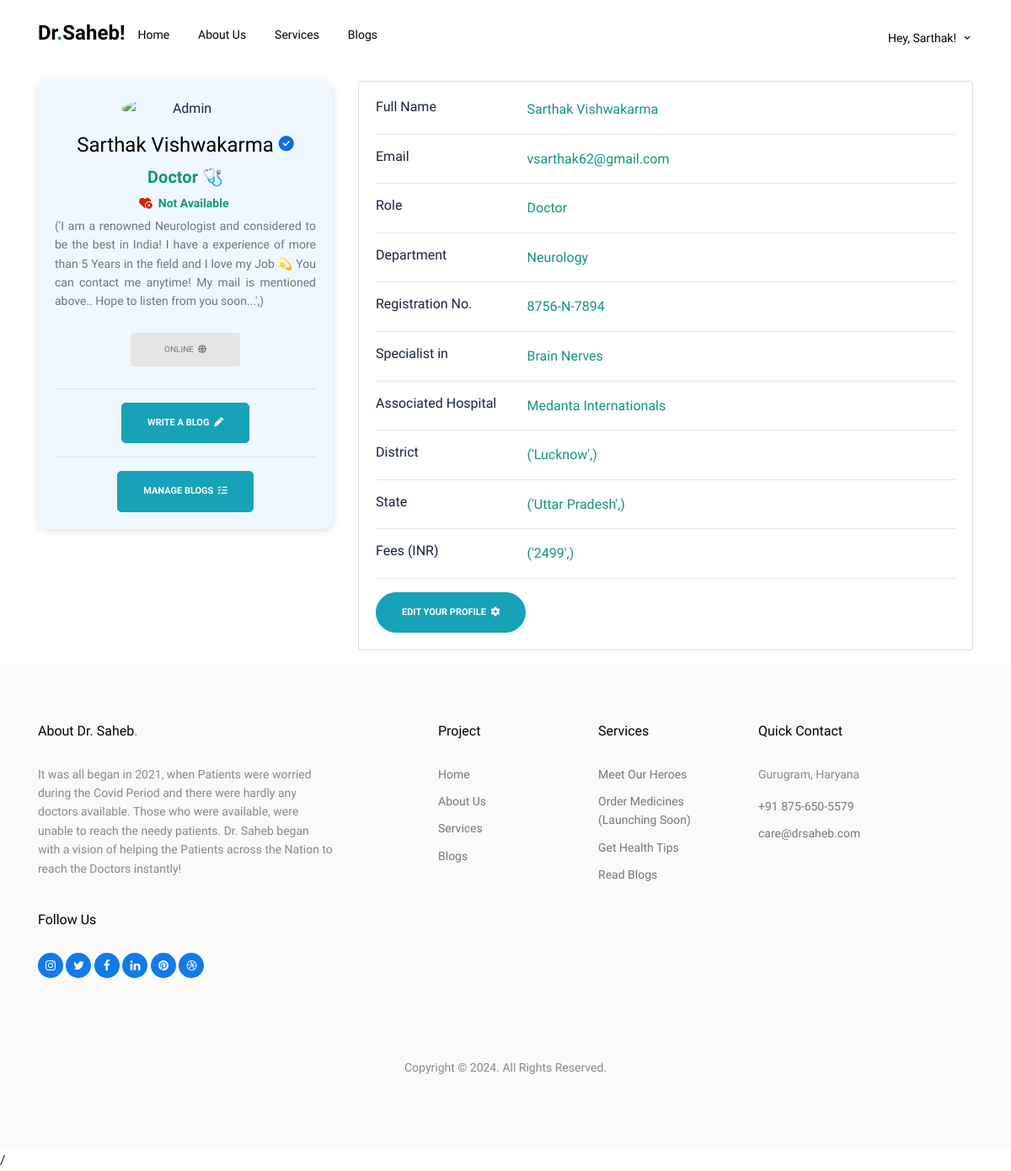
The app's page /profile/vsarthak62 (signed in), older data.
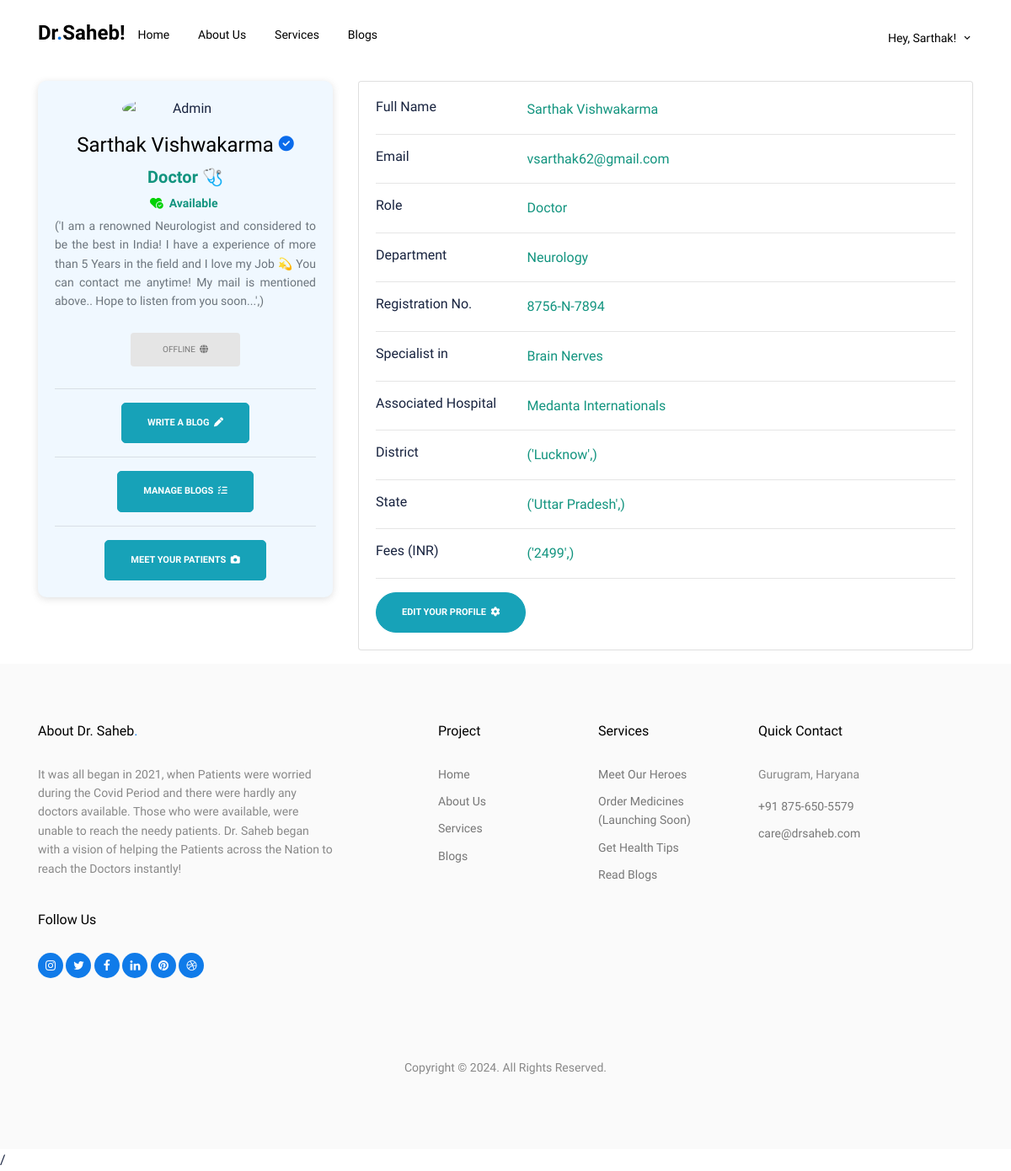
The same page, newer data.
### drsaheb/views.py (the view, shortened to what this page needs)
# urls.py: path('profile/<user_name>', views.profile),
@login_required(login_url='/sign-in/')
def profile(request, user_name):
    userProfile = UserProfile.objects.filter(user__username = user_name).first()
    userRole = str(userProfile.role)
    if userRole == 'doctor':
        data = DoctorProfile.objects.filter(user__username = user_name)
        if data.exists():
            if request.method == 'POST':
                doc = get_object_or_404(DoctorProfile, user = userProfile.user)
                doc.avail = not doc.avail
                doc.save()
            return render (request, 'MyProfile.html', {
                'doctor':True,
                'users': userProfile,
                'profileExists':True,
                'profile':data.first()
            })
        else:
            return render(request, 'MyProfile.html', {
                'doctor':True,
                'users': userProfile,
                'profileExists':False
            })

### Templates/MyProfile.html (shortened to what the changed rows need)
{% extends 'Base/Base.html' %}
{% block content %}
<div class="untree_co-hero pb-0" id="home-section">
    <div class="container" data-aos="fade-up" data-aos-delay="0">
        <div class="main-body">
            <div class="row gutters-sm">
                <div class="col-md-4 mb-3">
                    <div class="card"
                        style="box-shadow: rgba(99, 99, 99, 0.2) 0px 2px 8px 0px; border: 0px; border-radius: 10px; background-color: aliceblue;">
                        <div class="card-body">
                            <div class="d-flex flex-column align-items-center text-center">
                                <div class="mt-3">
                                    <h4>{{profile.user.first_name}} {{profile.user.last_name}}
                                        {% if users.verify %}
                                        <i class="fa-sharp fa-solid fa-circle-check fa-xs" style="color: #0a6beb;"></i>
                                        {% endif %}
                                    </h4>
                                    <p class="text-secondary mb-1" style="font-weight: 700; font-size: 20px;">
                                        {% if doctor %}
                                        Doctor 🩺
                                        {% else %}
                                        Patient 😷
                                        {% endif %}</p>
                                    <p class="text-secondary mb-1"
                                        style="font-weight: 700; font-size: 14px; color: #5f5f5f;">
                                        {% if doctor %}
                                        {% if profile.avail %}
                                        <i class="fa-solid fa-heart-circle-check" style="color: #00d103;"></i>
                                        &nbsp;Available&nbsp;
                                        {% else %}
                                        <i class="fa-solid fa-heart-circle-xmark" style="color: #d12300;"></i>
                                        &nbsp;Not Available&nbsp;
                                        {% endif %}
                                        {% endif %}
                                    </p>
                                    <p class="text-muted"
                                        style="font-size: 14px; text-align:justify; color: rgb(90, 90, 90);">
                                        {% if profileExists %}
                                        {{profile.desc}}
                                        {% if doctor %}
                                        {% if profile.avail %}
                                    <form class="form" method="post">
                                        <div class="col-sm-12">
                                            <button class="btn-submit-clear" type="submit" name="not-available">Offline&nbsp;&nbsp;<i class="fa-solid fa-globe"></i></button>
                                        </div>
                                    </form>
                                    {% else %}
                                    <form class="form" method="post">
                                        <div class="col-sm-12">
                                            <button class="btn-submit-clear" type="submit" name="available">Online&nbsp;&nbsp;<i class="fa-solid fa-globe"></i></button>
                                        </div>
                                    </form>
                                    {% endif %}
                                    {% endif %}
                                    {% else %}
                                    <i>Your Bio goes here</i>
                                    {% endif %}
                                    </p>
                                    {% if doctor %}
                                    {% if profileExists %}
                                    {% if users.verify %}
                                    <hr>
                                    <div class="row">
                                        <div class="col-sm-12">
                                        </div>
                                    </div>
                                    <hr>
                                    <div class="row">
                                        <div class="col-sm-12">
                                        </div>
                                    </div>
                                    {% if profile.avail %}
                                    <hr>
                                    <div class="row">
                                        <div class="col-sm-12">
                                            <a class="btn btn-info" style="border-radius: 5px;" target="__blank"
                                                href="/meet/">Meet your Patients&nbsp;&nbsp;<i class="fa-solid fa-camera"></i></a>
                                        </div>
                                    </div>
                                    {% endif %}
                                    {% endif %}
                                    {% endif %}
                                    {% endif %}
                                </div>
                            </div>
                        </div>
                    </div>
                </div>
            </div>
        </div>
    </div>
</div>
{% endblock %}

Row changes from the older to the newer data that the page shows:
changed DoctorProfile "Brain Nerves": avail False → True (drawn)
Text that changed along with them:
text no longer shown: "Not Available ONLINE"
text now shown: "Available OFFLINE MEET YOUR PATIENTS"
